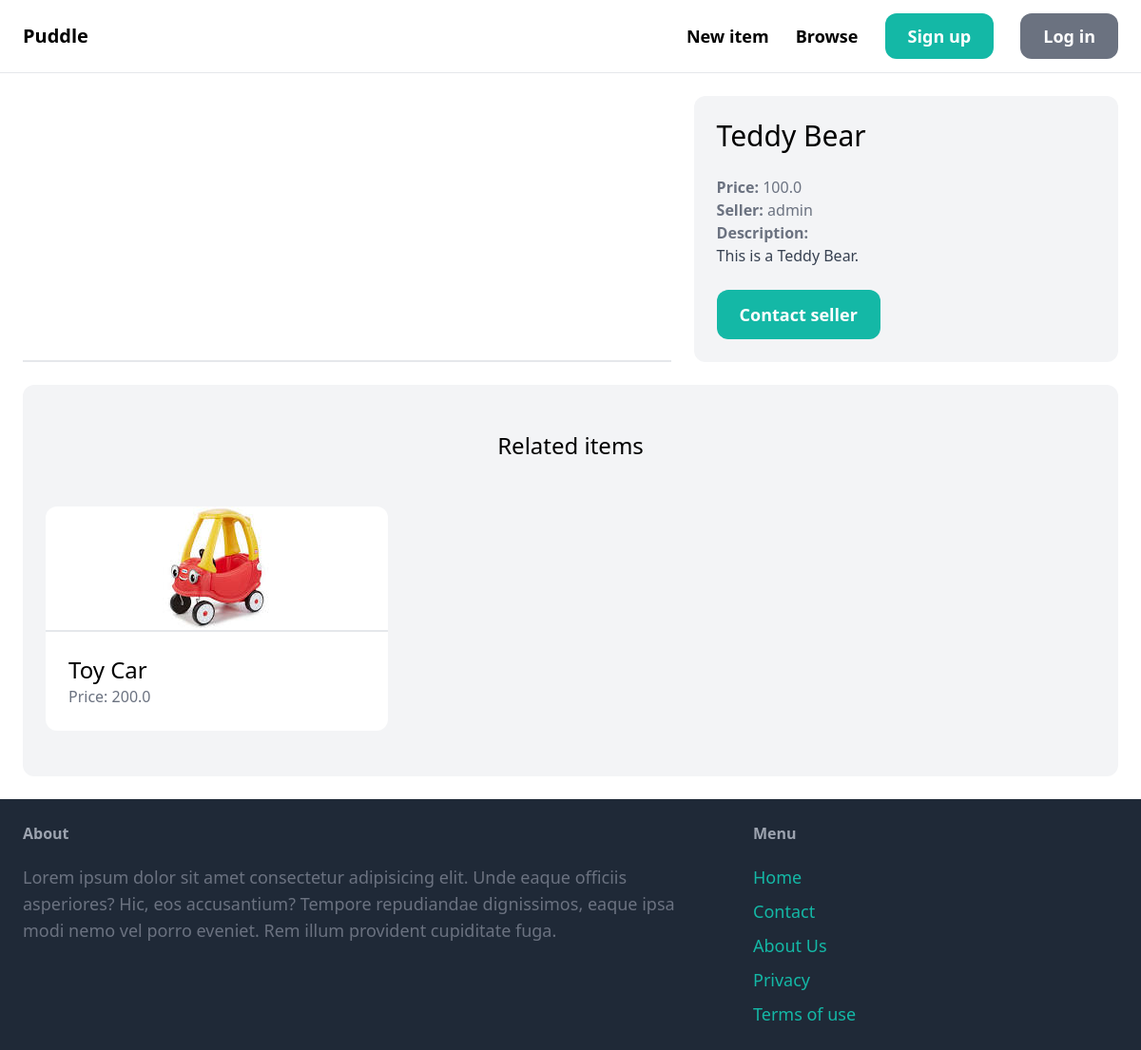
/items/1/, run on an earlier commit of the app's database.
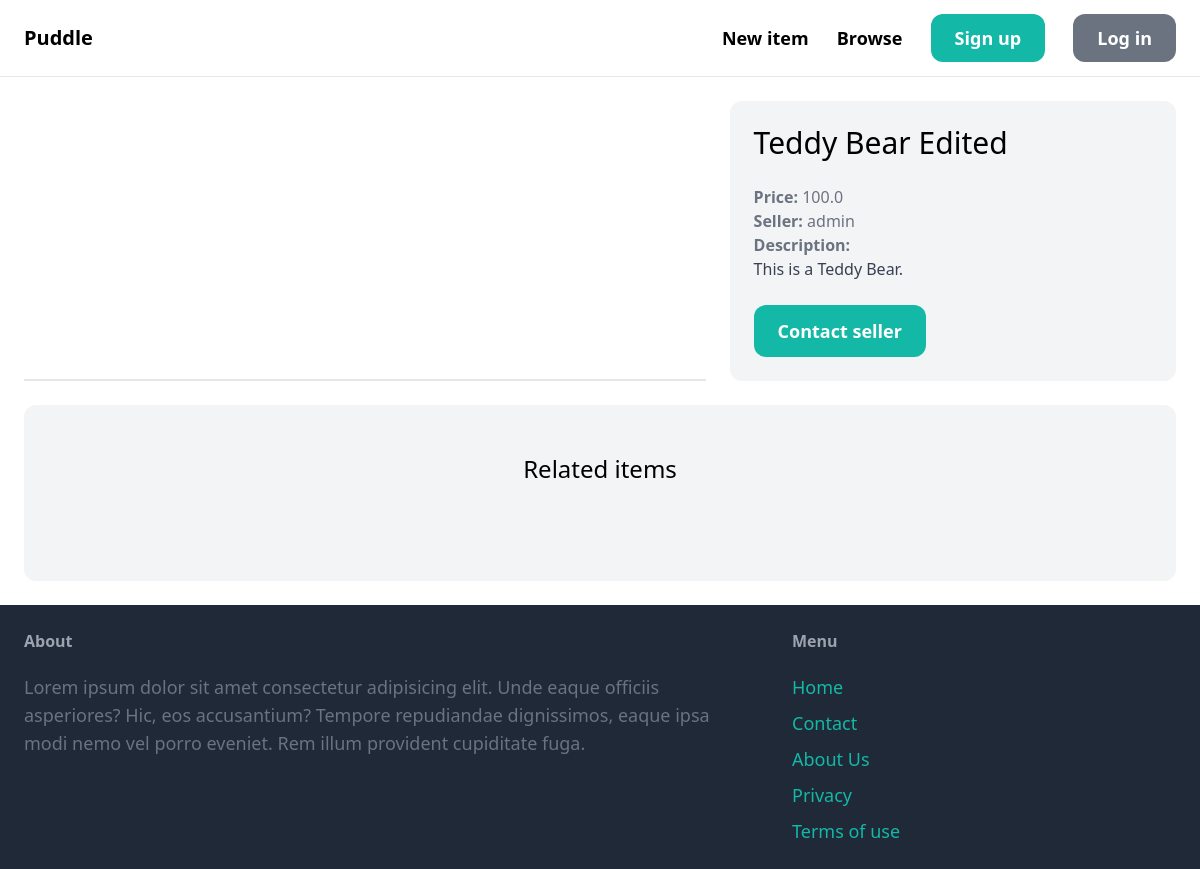
And on a later commit of the database.
### item/models.py (models this page shows, shortened)
class Item(models.Model):
    category = models.ForeignKey(Category, related_name='items', on_delete=models.CASCADE)
    name = models.CharField(max_length=255)
    description = models.TextField(blank=True, null=True)
    price = models.FloatField()
    image = models.ImageField(upload_to='item_images', blank=True, null=True)
    is_sold = models.BooleanField(default=False)
    created_by = models.ForeignKey(User, related_name='items', on_delete=models.CASCADE)
    created_at = models.DateTimeField(auto_now_add=True)

### item/views.py (the view)
# urls.py: path('<int:pk>/', views.detail, name='detail'),
def detail(request, pk):
    item = get_object_or_404(Item, pk=pk)
    related_items = Item.objects.filter(category=item.category, is_sold=False).exclude(pk=pk)[0:3
                                                                                              ]
    return render(request, 'item/detail.html', {
        'item': item,
        'related_items': related_items
    })

### item/templates/item/detail.html (shortened to what this page needs)
{% extends 'core/base.html' %}
{% block content %}
    <div class="grid grid-cols-5 gap-6">
        <div class="col-span-3 border-b-2 border-gray flex justify-center items-center">
        </div>
        <div class="col-span-2 p-6 bg-gray-100 rounded-xl">
            <h1 class="mb-6 text-3xl ">{{ item.name }}</h1>
            <p class="text-gray-500"><strong>Price: </strong>{{ item.price }}</p>
            <p class="text-gray-500"><strong>Seller: </strong>{{ item.created_by.username }}</p>
            {% if item.description %}
                <p class="text-gray-700">
                    <strong class="text-gray-500">Description: </strong><br>
                    {{ item.description }}
                </p>
            {% endif %}
            {% if request.user == item.created_by %}
                <div class="mt-6 p-6 bg-white rounded-xl">
                    <p>This is your item!</p>
                    <a href="{% url 'item:delete' item.id %}" class="inline-block mt-6 px-6 py-3 text-lg font-semibold bg-red-500 text-white rounded-xl">Delete</a>
                    <a href="{% url 'item:edit' item.id %}" class="inline-block mt-6 px-6 py-3 text-lg font-semibold bg-teal-500 text-white rounded-xl">Edit</a>
                </div>
            {% else %}
                <a href="{% url 'conversation:new' item.id %}" class="inline-block mt-6 px-6 py-3 text-lg font-semibold bg-teal-500 text-white rounded-xl hover:bg-teal-700 ">Contact seller</a>
            {% endif %}
        </div>
    </div>
    <div class="mt-6 px-6 py-12 bg-gray-100 rounded-xl">
        <h2 class="mb-12 text-2xl text-center">Related items</h2>
        <div class="grid grid-cols-3 gap-3">
            {% for item in related_items %}
                <div>
                    <a href="{% url 'item:detail' item.id %}">
                        <div class="border-b-2 border-gray rounded-t-xl bg-white flex justify-center items-center">
                            <img src="{{ item.image.url }}" class="rounded-t-xl" alt="">
                        </div>
                        <div class="p-6 bg-white rounded-b-xl">
                            <h2 class="text-2xl">{{item.name}}</h2>
                            <p class="text-gray-500">Price: {{ item.price }}</p>
                        </div>
                    </a>
                </div>
            {% endfor %}
        </div>
    </div>
{% endblock %}

What changed in the data, as far as the page shows it:
removed Item: image (picture), name "Toy Car", price "200.0"
changed Item "This is a Teddy Bear.": name "Teddy Bear" → "Teddy Bear Edited"
